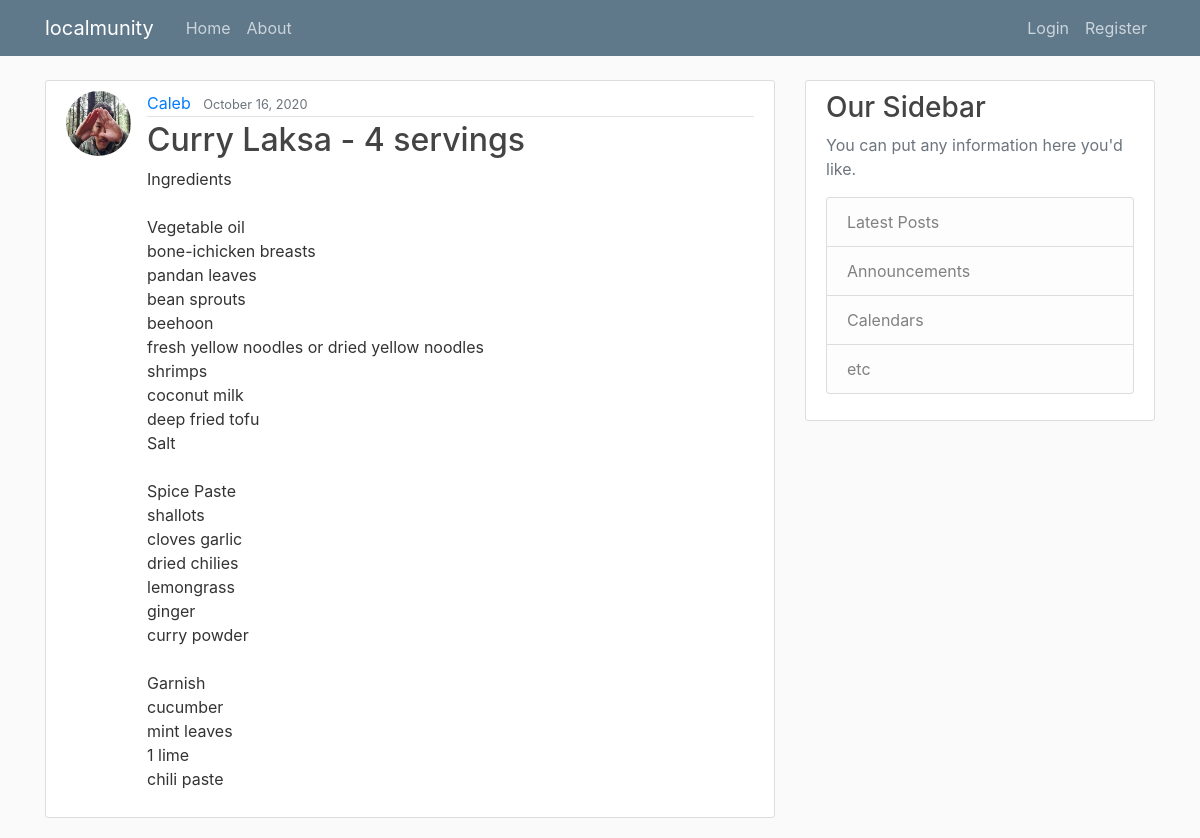
The app's page /post/1/ with its own data.
### localmunity/models.py (models this page shows, shortened)
class Post(models.Model):
    title = models.CharField(max_length=100)
    content = models.TextField()
    date_posted = models.DateTimeField(default=timezone.now)
    author = models.ForeignKey(User, on_delete=models.CASCADE)
    image = models.ImageField(default='default.jpg', upload_to='post_pics')

### users/models.py (models this page shows, shortened)
class Profile(models.Model):
    user = models.OneToOneField(User, on_delete=models.CASCADE)
    image = models.ImageField(default='default.jpg', upload_to='profile_pics')

### localmunity/views.py (the view)
# urls.py: path('post/<int:pk>/', PostDetailView.as_view(), name='post-detail'),
class PostDetailView(DetailView):
    model = Post

### localmunity/templates/localmunity/post_detail.html (shortened to what this page needs)
{% extends "localmunity/base.html" %}
{% block content %}
  <article class="media content-section">
    <img class="rounded-circle article-img" src="{{ object.author.profile.image.url }}">
    <div class="media-body">
      <div class="article-metadata">
        <a class="mr-2" href="#">{{ object.author }}</a>
        <small class="text-muted">{{ object.date_posted|date:"F d, Y" }}</small>
      </div>
      <h2 class="article-title">{{ object.title }}</h2>
      <p class="article-content">{{ object.content }}</p>
    </div>
  </article>
{% endblock content %}

### localmunity/static/localmunity/main.css (style rules this page uses)
body { background: #fafafa; color: #333333; margin-top: 5rem; }
h1, h2, h3, h4, h5, h6 { color: #444444; }
.content-section { background: #ffffff; padding: 10px 20px; border: 1px solid #dddddd; border-radius: 3px; margin-bottom: 20px; }
.article-title { color: #444444; }
.article-content { white-space: pre-line; }
.article-img { height: 65px; width: 65px; margin-right: 16px; }
.article-metadata { padding-bottom: 1px; margin-bottom: 4px; border-bottom: 1px solid #e3e3e3 }

### records on screen
Post: author.profile.image (picture), author "Caleb", date_posted "October 16, 2020", title "Curry Laksa - 4 servings", content "Ingredients Vegetable oil bone-ichicken breasts pandan leaves bean sprouts beehoon fresh yellow noodles or dried yellow noodles shrimps coconut milk deep fried tofu Salt Spice Paste shallots cloves garlic dried chilies lemongrass ginger curry powder Garnish cucumber mint leaves 1 lime chili paste"
